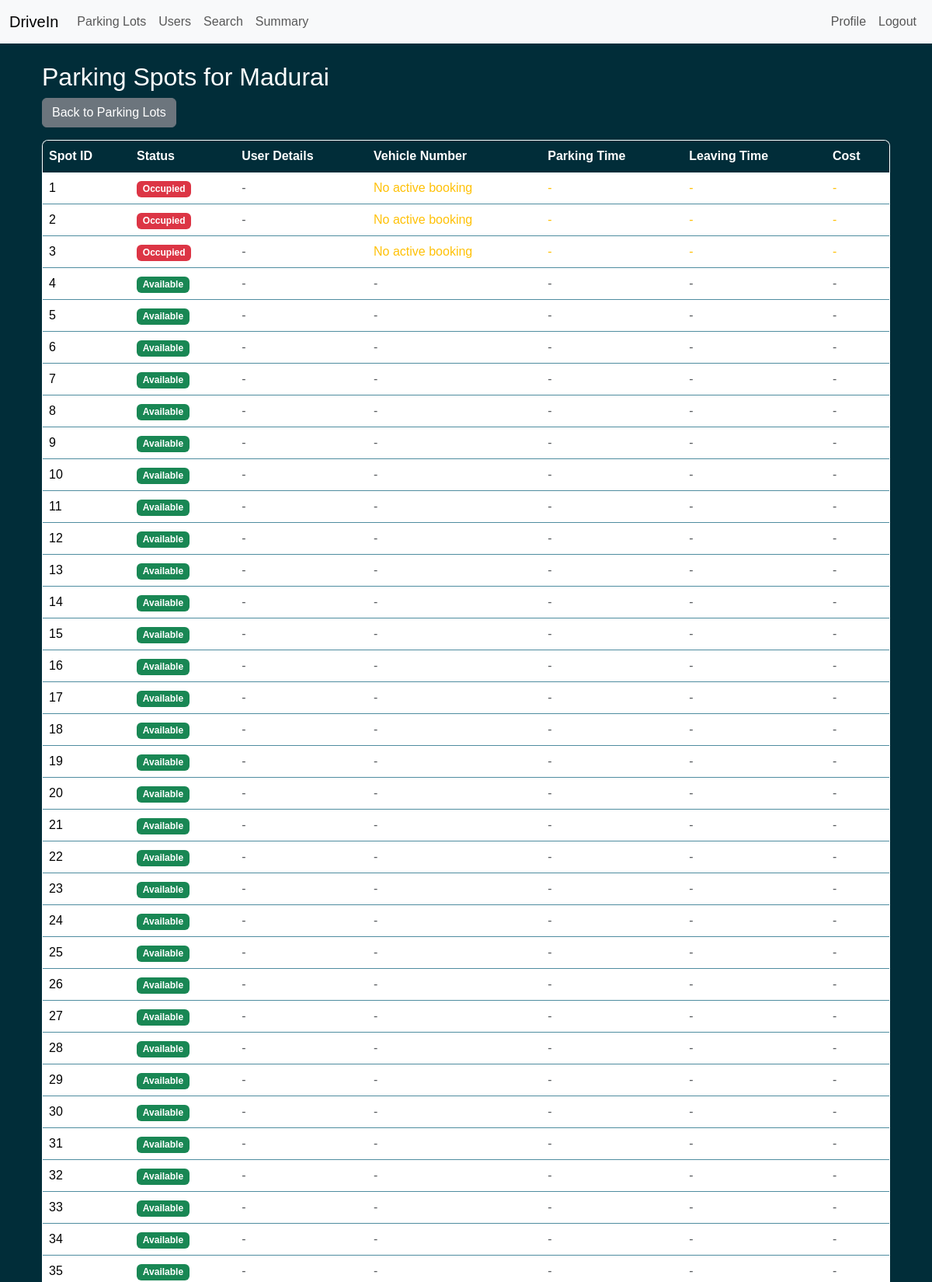
Page /view_lot_spots/1 (signed in, upper part) on the committed database.
### models/models.py (models this page shows)
class ParkingLot(db.Model):
    __tablename__ = 'parking_lot'
    lot_id = db.Column(db.Integer, primary_key=True)
    location = db.Column(db.String(200), nullable=False)
    price = db.Column(db.Integer, nullable=False)
    address = db.Column(db.String(200), nullable=False)
    pincode = db.Column(db.String(6), nullable=False)
    capacity = db.Column(db.Integer, nullable=False)
    spots = db.relationship('ParkingSpot', backref='lot', lazy=True)

class ParkingSpot(db.Model):
    __tablename__ = 'parking_spot'
    spot_id = db.Column(db.Integer, primary_key=True)
    lot_id = db.Column(db.Integer, db.ForeignKey('parking_lot.lot_id'), nullable=False)
    status = db.Column(db.String(1), nullable=False, default='A')

### controllers/routes.py (the view)
@app.route('/view_lot_spots/<int:lot_id>')
def view_lot_spots(lot_id):
    if 'user' not in session or not session.get('is_admin'):
        flash('Admin access required!')
        return redirect(url_for('login'))
    lot = ParkingLot.query.get_or_404(lot_id)
    spots = ParkingSpot.query.filter_by(lot_id=lot.lot_id).all()
    for spot in spots:
        if spot.status == 'O':
            booking = ReserveParkingSpot.query.filter_by(spot_id=spot.spot_id).filter(
                ReserveParkingSpot.leaving_timestamp > datetime.now()
            ).first()
            if booking:
                spot.current_booking = booking
                spot.user = User.query.get(booking.user_id)
            else:
                spot.current_booking = None
                spot.user = None
    return render_template('view_lot_spots.html', lot=lot, spots=spots)

### templates/view_lot_spots.html
{% extends "base.html" %}
{% block content %}
<div class="container mt-4">
    <h2>Parking Spots for {{ lot.location }}</h2>
    <a href="{{ url_for('parking_lots') }}" class="btn btn-secondary mb-3">Back to Parking Lots</a>
    <div class="table-responsive">
        <table class="table table-custom">
            <thead class="table-dark">
                <tr>
                    <th>Spot ID</th>
                    <th>Status</th>
                    <th>User Details</th>
                    <th>Vehicle Number</th>
                    <th>Parking Time</th>
                    <th>Leaving Time</th>
                    <th>Cost</th>
                </tr>
            </thead>
            <tbody>
                {% for spot in spots %}
                <tr>
                    <td>{{ spot.spot_id }}</td>
                    <td>
                        {% if spot.status == 'A' %}
                            <span class="badge bg-success">Available</span>
                        {% else %}
                            <span class="badge bg-danger">Occupied</span>
                        {% endif %}
                    </td>
                    <td>
                        {% if spot.status == 'O' and spot.user %}
                            <strong>{{ spot.user.fullname }}</strong><br>
                            <small class="text-muted">{{ spot.user.username }}</small><br>
                            <small class="text-muted">{{ spot.user.phonenumber }}</small>
                        {% else %}
                            <span class="text-muted">-</span>
                        {% endif %}
                    </td>
                    <td>
                        {% if spot.status == 'O' and spot.current_booking %}
                            {{ spot.current_booking.vehicle_number }}
                        {% elif spot.status == 'O' %}
                            <span class="text-warning">No active booking</span>
                        {% else %}
                            <span class="text-muted">-</span>
                        {% endif %}
                    </td>
                    <td>
                        {% if spot.status == 'O' and spot.current_booking %}
                            {{ spot.current_booking.parking_timestamp.strftime('%Y-%m-%d %H:%M') }}
                        {% elif spot.status == 'O' %}
                            <span class="text-warning">-</span>
                        {% else %}
                            <span class="text-muted">-</span>
                        {% endif %}
                    </td>
                    <td>
                        {% if spot.status == 'O' and spot.current_booking %}
                            {{ spot.current_booking.leaving_timestamp.strftime('%Y-%m-%d %H:%M') }}
                        {% elif spot.status == 'O' %}
                            <span class="text-warning">-</span>
                        {% else %}
                            <span class="text-muted">-</span>
                        {% endif %}
                    </td>
                    <td>
                        {% if spot.status == 'O' and spot.current_booking %}
                            ₹{{ spot.current_booking.parking_cost }}
                        {% elif spot.status == 'O' %}
                            <span class="text-warning">-</span>
                        {% else %}
                            <span class="text-muted">-</span>
                        {% endif %}
                    </td>
                </tr>
                {% endfor %}
            </tbody>
        </table>
    </div>
</div>
{% endblock %}

### templates/base.html (style rules this page uses)
body { background-color: #012d39; font-family: 'Arial', sans-serif; color: white; }
.table-custom { background-color: white; border-radius: 8px; overflow: hidden; border: 1px solid; border-color: #4f8da0; }
.table-custom thead { background-color: #012d39; color: white; }
.table-custom thead th { background-color: #012d39; color: white; border-color: #012d39; }
.table-custom tbody tr:nth-child(even) { background-color: #f8f9fa; }

### rows in the picture
ParkingLot: location "Madurai"
ParkingSpot: spot_id "1", status "Occupied"
ParkingSpot: spot_id "2", status "Occupied"
ParkingSpot: spot_id "3", status "Occupied"
ParkingSpot: spot_id "4", status "Available"
ParkingSpot: spot_id "5", status "Available"
ParkingSpot: spot_id "6", status "Available"
ParkingSpot: spot_id "7", status "Available"
ParkingSpot: spot_id "8", status "Available"
ParkingSpot: spot_id "9", status "Available"
ParkingSpot: spot_id "10", status "Available"
ParkingSpot: spot_id "11", status "Available"
ParkingSpot: spot_id "12", status "Available"
ParkingSpot: spot_id "13", status "Available"
ParkingSpot: spot_id "14", status "Available"
ParkingSpot: spot_id "15", status "Available"
ParkingSpot: spot_id "16", status "Available"
ParkingSpot: spot_id "17", status "Available"
ParkingSpot: spot_id "18", status "Available"
ParkingSpot: spot_id "19", status "Available"
ParkingSpot: spot_id "20", status "Available"
ParkingSpot: spot_id "21", status "Available"
ParkingSpot: spot_id "22", status "Available"
ParkingSpot: spot_id "23", status "Available"
ParkingSpot: spot_id "24", status "Available"
ParkingSpot: spot_id "25", status "Available"
ParkingSpot: spot_id "26", status "Available"
ParkingSpot: spot_id "27", status "Available"
ParkingSpot: spot_id "28", status "Available"
ParkingSpot: spot_id "29", status "Available"
ParkingSpot: spot_id "30", status "Available"
ParkingSpot: spot_id "31", status "Available"
ParkingSpot: spot_id "32", status "Available"
ParkingSpot: spot_id "33", status "Available"
ParkingSpot: spot_id "34", status "Available"
ParkingSpot: spot_id "35", status "Available"
